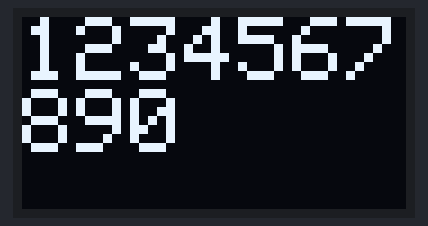
The sketch below on a simulated Arduino Uno, built with avr-gcc and run on an emulated ATmega328P. Parts: 128×64 one-colour display.

Above: at 0.1 s.

The sketch:

sketch_jan21a.ino
```cpp
#include <Wire.h>
#include <Adafruit_GFX.h>
#include <Adafruit_SSD1306.h>

#define SCREEN_WIDTH 128
#define SCREEN_HEIGHT 64

Adafruit_SSD1306 display(SCREEN_WIDTH, SCREEN_HEIGHT, &Wire, -1);

void setup() {
  // Инициализация дисплея
  if(!display.begin(SSD1306_SWITCHCAPVCC, 0x3C)) { // Адрес 0x3C для I2C
    Serial.println(F("SSD1306 allocation failed"));
    for(;;);
  }

  display.clearDisplay(); // Очистка дисплея
  display.setTextSize(3); // Размер текста
  display.setTextColor(SSD1306_WHITE); // Цвет текста
  display.setCursor(0, 0); // Позиция курсора
  display.println("1234567890"); // Вывод текста
  display.display(); // Обновление дисплея
}

void loop() {
  // Ничего не делаем в loop
}
```
